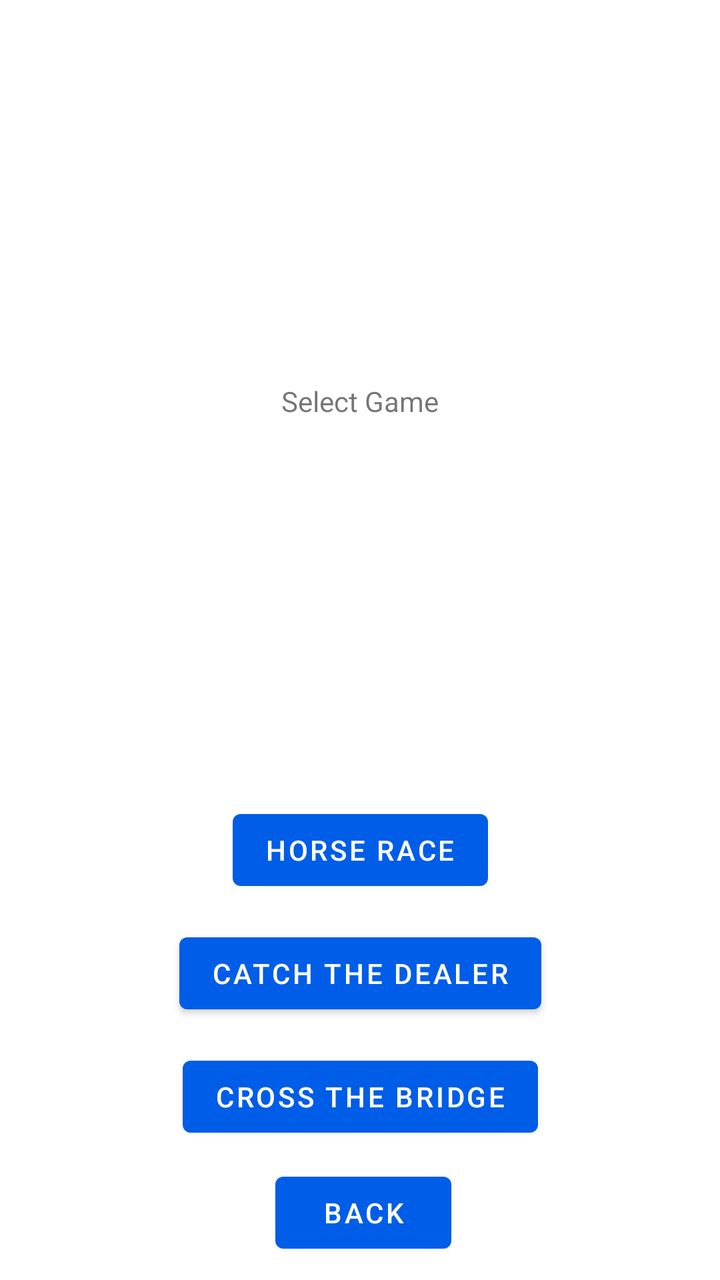
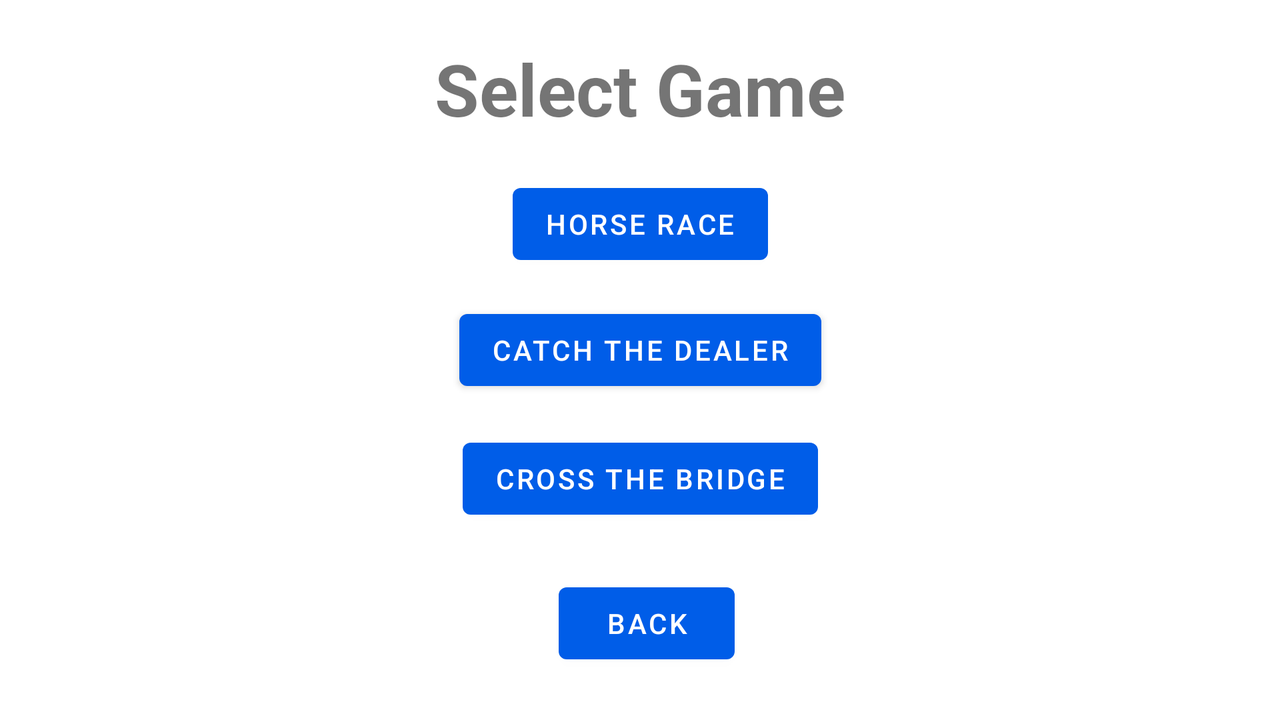

Two renders of one Android screen. The first uses the default layout on a phone; the second uses the alternative layout the repository ships for a different screen configuration, on a matching device. The two XML files are below.
<!-- AndroidManifest.xml: application theme Theme.AceIt -->
<!-- res/layout/select_game.xml -->
<?xml version="1.0" encoding="utf-8"?>
<androidx.constraintlayout.widget.ConstraintLayout xmlns:android="http://schemas.android.com/apk/res/android"
    xmlns:app="http://schemas.android.com/apk/res-auto"
    xmlns:tools="http://schemas.android.com/tools"
    android:layout_width="match_parent"
    android:layout_height="match_parent"
    tools:context=".HomeScreen">

    <TextView
        android:id="@+id/textview_first"
        android:layout_width="wrap_content"
        android:layout_height="wrap_content"
        android:text="@string/select_game"
        app:layout_constraintBottom_toTopOf="@id/button_select_horserace"
        app:layout_constraintEnd_toEndOf="parent"
        app:layout_constraintStart_toStartOf="parent"
        app:layout_constraintTop_toTopOf="parent" />

    <Button
        android:id="@+id/button_select_horserace"
        android:layout_width="wrap_content"
        android:layout_height="wrap_content"
        android:text="@string/horse_race"
        app:layout_constraintBottom_toBottomOf="parent"
        app:layout_constraintEnd_toEndOf="parent"
        app:layout_constraintStart_toStartOf="parent"
        app:layout_constraintTop_toBottomOf="@id/textview_first" />

    <Button
        android:id="@+id/button_select_catchthedealer"
        android:layout_width="wrap_content"
        android:layout_height="wrap_content"
        android:layout_marginTop="8dp"
        android:text="@string/catch_the_dealer"
        app:layout_constraintBottom_toBottomOf="parent"
        app:layout_constraintEnd_toEndOf="parent"
        app:layout_constraintStart_toStartOf="parent"
        app:layout_constraintTop_toBottomOf="@+id/button_select_horserace"
        app:layout_constraintVertical_bias="0.042" />

    <Button
        android:id="@+id/rules_button"
        android:layout_width="wrap_content"
        android:layout_height="wrap_content"
        android:text="@string/back"
        app:layout_constraintBottom_toBottomOf="parent"
        app:layout_constraintEnd_toEndOf="parent"
        app:layout_constraintHorizontal_bias="0.506"
        app:layout_constraintStart_toStartOf="parent"
        app:layout_constraintTop_toBottomOf="@+id/button_select_crossthebridge" />

    <Button
        android:id="@+id/button_select_crossthebridge"
        android:layout_width="wrap_content"
        android:layout_height="wrap_content"
        android:layout_marginTop="8dp"
        android:text="@string/cross_the_bridge"
        app:layout_constraintBottom_toBottomOf="parent"
        app:layout_constraintEnd_toEndOf="parent"
        app:layout_constraintStart_toStartOf="parent"
        app:layout_constraintTop_toBottomOf="@+id/button_select_catchthedealer"
        app:layout_constraintVertical_bias="0.078" />
</androidx.constraintlayout.widget.ConstraintLayout>
<!-- resources referenced by this layout -->
<resources>
  <string name="back">Back</string>
  <string name="catch_the_dealer">Catch the dealer</string>
  <string name="cross_the_bridge">Cross the bridge</string>
  <string name="horse_race">Horse Race</string>
  <string name="select_game">Select Game</string>
  <style name="Theme.AceIt" parent="Theme.MaterialComponents.DayNight.DarkActionBar">
          
          <item name="colorPrimary">@color/blue_600</item>
          <item name="colorPrimaryVariant">@color/blue_800</item>
          <item name="colorOnPrimary">@color/white</item>
          
          <item name="colorSecondary">@color/teal_200</item>
          <item name="colorSecondaryVariant">@color/teal_700</item>
          <item name="colorOnSecondary">@color/black</item>
          
          <item name="android:statusBarColor" tools:targetApi="l">?attr/colorPrimaryVariant</item>
          
      </style>
  <color name="blue_600">#005DE8</color>
  <color name="blue_800">#00359C</color>
  <color name="white">#FFFFFFFF</color>
  <color name="teal_200">#FF03DAC5</color>
  <color name="teal_700">#FF018786</color>
  <color name="black">#FF000000</color>
</resources>
<!-- res/layout-land/select_game.xml (the repository's variant of the layout above) -->
<!-- drawn on the phone turned sideways -->
<?xml version="1.0" encoding="utf-8"?>
<androidx.constraintlayout.widget.ConstraintLayout xmlns:android="http://schemas.android.com/apk/res/android"
    xmlns:app="http://schemas.android.com/apk/res-auto"
    xmlns:tools="http://schemas.android.com/tools"
    android:layout_width="match_parent"
    android:layout_height="match_parent"
    tools:context=".HomeScreen">

    <TextView
        android:id="@+id/textview_first"
        android:layout_width="wrap_content"
        android:layout_height="wrap_content"
        android:text="@string/select_game"
        android:textSize="36sp"
        android:textStyle="bold"
        app:layout_constraintBottom_toTopOf="@id/button_select_horserace"
        app:layout_constraintEnd_toEndOf="parent"
        app:layout_constraintStart_toStartOf="parent"
        app:layout_constraintTop_toTopOf="parent" />

    <Button
        android:id="@+id/button_select_horserace"
        android:layout_width="wrap_content"
        android:layout_height="wrap_content"
        android:layout_marginBottom="224dp"
        android:text="@string/horse_race"
        app:layout_constraintBottom_toBottomOf="parent"
        app:layout_constraintEnd_toEndOf="parent"
        app:layout_constraintStart_toStartOf="parent" />

    <Button
        android:id="@+id/button_select_catchthedealer"
        android:layout_width="wrap_content"
        android:layout_height="wrap_content"
        android:layout_marginTop="8dp"
        android:text="@string/catch_the_dealer"
        app:layout_constraintBottom_toBottomOf="parent"
        app:layout_constraintEnd_toEndOf="parent"
        app:layout_constraintStart_toStartOf="parent"
        app:layout_constraintTop_toBottomOf="@+id/button_select_horserace"
        app:layout_constraintVertical_bias="0.042" />

    <Button
        android:id="@+id/rules_button"
        android:layout_width="wrap_content"
        android:layout_height="wrap_content"
        android:text="@string/back"
        app:layout_constraintBottom_toBottomOf="parent"
        app:layout_constraintEnd_toEndOf="parent"
        app:layout_constraintHorizontal_bias="0.506"
        app:layout_constraintStart_toStartOf="parent"
        app:layout_constraintTop_toBottomOf="@+id/button_select_crossthebridge" />

    <Button
        android:id="@+id/button_select_crossthebridge"
        android:layout_width="wrap_content"
        android:layout_height="wrap_content"
        android:layout_marginTop="8dp"
        android:text="@string/cross_the_bridge"
        app:layout_constraintBottom_toBottomOf="parent"
        app:layout_constraintEnd_toEndOf="parent"
        app:layout_constraintStart_toStartOf="parent"
        app:layout_constraintTop_toBottomOf="@+id/button_select_catchthedealer"
        app:layout_constraintVertical_bias="0.078" />
</androidx.constraintlayout.widget.ConstraintLayout>
